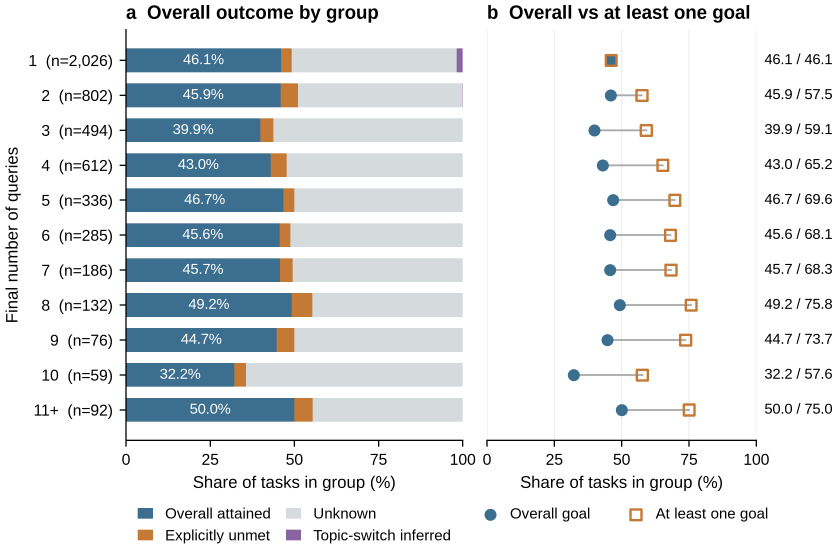
#> input picture 06_Artwork/label_sources/Figure_S5.png, 2513 x 1665 px (shown at 1/3 size)
$ python normalize_supplementary_labels.py
#> lines starting #> are read from the running program, lines starting #| are printed output that depends on the picture
"""Normalize supplementary figure terminology without changing numerical marks."""
from pathlib import Path
from PIL import Image,ImageDraw,ImageFont
P=Path(__file__).resolve().parents[1]
im=Image.open(P/'06_Artwork/label_sources/Figure_S5.png').convert('RGB')
d=ImageDraw.Draw(im)
try:font=ImageFont.truetype('arial.ttf',40)
except OSError:
    from matplotlib.font_manager import findfont
    font=ImageFont.truetype(findfont('DejaVu Sans'),40)
d.rectangle((390,1505,1390,1664),fill='white')
for x,y,text,color in [(410,1520,'Achieved','#3B6E8F'),(855,1520,'Unknown','#D5DADD'),(410,1585,'Explicitly unmet','#C47A35'),(855,1585,'Topic-switch inferred','#8A64A0')]:
    d.rectangle((x,y+5,x+44,y+36),fill=color)
    d.text((x+80,y),text,font=font,fill='#222222')
out=P/'outputs/figures';out.mkdir(exist_ok=True,parents=True)
im.save(out/'Figure_S5.png',dpi=(400,400))
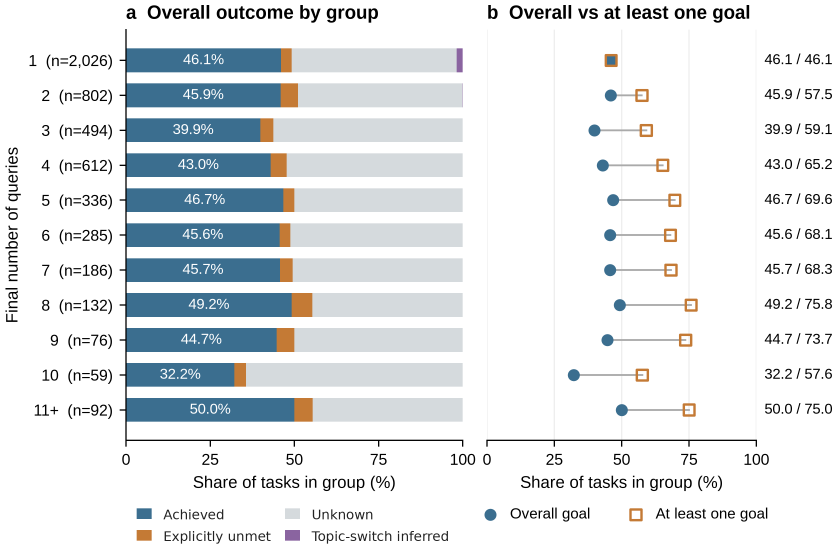
#> saved as Figure_S5.png: PIL image 2513x1665 RGB (shown at 1/3 size); mean R, G, B 226.7, 230.6, 233

# Retain the original schematic; change only the legacy outcome label.
im=Image.open(P/'06_Artwork/label_sources/Figure_S2.png').convert('RGB')
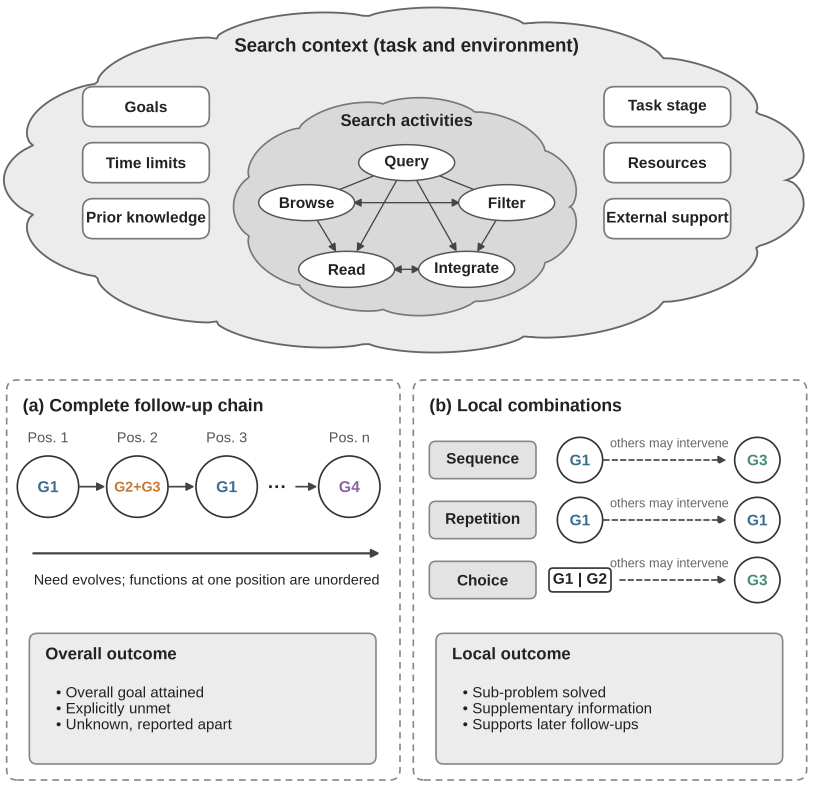
#> input picture 06_Artwork/label_sources/Figure_S2.png, 2440 x 2360 px (shown at 1/3 size)
#> im: PIL image 2440x2360 RGB
d=ImageDraw.Draw(im)
font=ImageFont.truetype('arial.ttf',44)
d.rectangle((158,2055,1050,2103),fill=im.getpixel((150,2045)))
d.text((166,2055),'• Overall goal achieved',font=font,fill='#222222')
im.save(out/'Figure_S2.png',dpi=(400,400))
